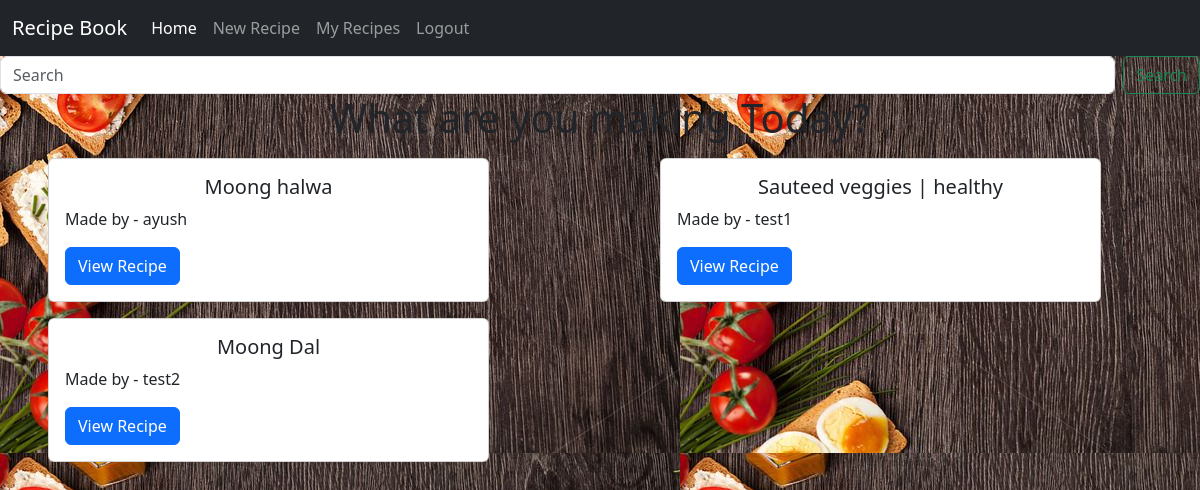
Page / (signed in) on the committed database.
### recipes/models.py (models this page shows)
class Recipe(models.Model):
    name = models.CharField(max_length=250)
    description = models.TextField()
    user=models.ForeignKey(User,on_delete=models.CASCADE)

### recipes/views.py (the view)
# urls.py: 2. Add a URL to urlpatterns:  path('', views.home, name='home')
def home(request):
    receipe_list=Recipe.objects.order_by("-id")
    if request.GET.get('search'):
        receipe_list=receipe_list.filter(name__icontains= request.GET.get('search'))
    context={'recipe':receipe_list}
    return render(request,'home.html',context)

### recipes/templates/home.html (shortened to what this page needs)
<!DOCTYPE html>
<html lang="en">
<head>
  <link href="https://cdn.jsdelivr.net/npm/bootstrap@5.3.2/dist/css/bootstrap.min.css" rel="stylesheet"
>
</head>
<body >
  <nav class="navbar navbar-expand-lg navbar-dark bg-dark">
    <div class="container-fluid">
      <a class="navbar-brand" href="#">Recipe Book</a>
      <div class="collapse navbar-collapse" id="navbarSupportedContent">
        <ul class="navbar-nav me-auto mb-2 mb-lg-0">
          <li class="nav-item">
            <a class="nav-link active" aria-current="page" href="/">Home</a>
          </li>
          {% if user.is_authenticated %}
          <li class="nav-item">
            <a class="nav-link" href="Recipe/">New Recipe</a>
          </li>
          <li class="nav-item">
            <a class="nav-link" href="myRecipe/">My Recipes</a>
          </li>
          <li class="nav-item">
            <a class="nav-link" href="{% url 'logout' %}">Logout</a>
          </li>
          {% endif %}
        </ul>
      </div>
    </div>
  </nav>
  <form class="d-flex" role="search">
    <input class="form-control me-2" name="search" type="search" placeholder="Search" aria-label="Search">
    <button class="btn btn-outline-success" type="submit">Search</button>
  </form>
  <h1 style="text-align: center;">What are you making Today?</h1>
  <div class="row">
    {% for r in recipe%}
    <div class="col-sm-6 ">
      <div class="card my-2 ms-5" style="width: 75%;">
        <div class="card-body">
          <h5 class="card-title" style="text-align: center;">{{r.name}}</h5>
          <p class="card-text">Made by - {{r.user}}</p>
          <a href="recipe_detail/{{r.id}}" class="btn btn-primary">View Recipe</a>
        </div>
      </div>
    </div>
    {% endfor %}
  </div>
</body>
</html>

### recipes/templates/home.html (style rules this page uses)
body { background-image: url('./bg.jpg'); overflow: hidden; }

### rows in the picture
Recipe: name "Moong halwa", user "ayush"
Recipe: name "Sauteed veggies | healthy", user "test1"
Recipe: name "Moong Dal", user "test2"
